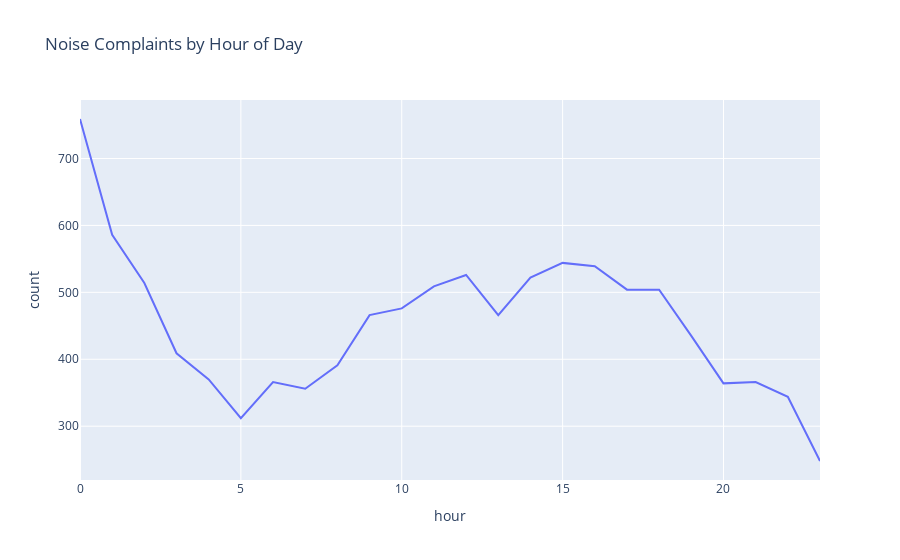

Notebook cell for this chart:
### Code cell
import plotly.express as px

fig = px.line(hourly, x="hour", y="count",
              title="Noise Complaints by Hour of Day")
fig.show()

### Figure 1 — Plotly figure (JSON) as saved in the notebook; plotly's stock layout.template omitted (floating-point values rounded to 4 significant figures)
{"data": [{"hovertemplate": "hour=%{x}<br>count=%{y}<extra></extra>", "legendgroup": "", "line": {"color": "#636efa", "dash": "solid"}, "marker": {"symbol": "circle"}, "mode": "lines", "name": "", "orientation": "v", "showlegend": false, "type": "scatter", "x": [0, 1, 2, 3, 4, 5, 6, 7, 8, 9, 10, 11, 12, 13, 14, 15, 16, 17, 18, 19, 20, 21, 22, 23], "xaxis": "x", "y": [759, 586, 514, 409, 370, 312, 366, 356, 391, 466, 476, 509, 526, 466, 522, 544, 539, 504, 504, 435, 364, 366, 344, 248], "yaxis": "y"}], "layout": {"legend": {"tracegroupgap": 0}, "title": {"text": "Noise Complaints by Hour of Day"}, "xaxis": {"anchor": "y", "domain": [0, 1], "title": {"text": "hour"}}, "yaxis": {"anchor": "x", "domain": [0, 1], "title": {"text": "count"}}}}
